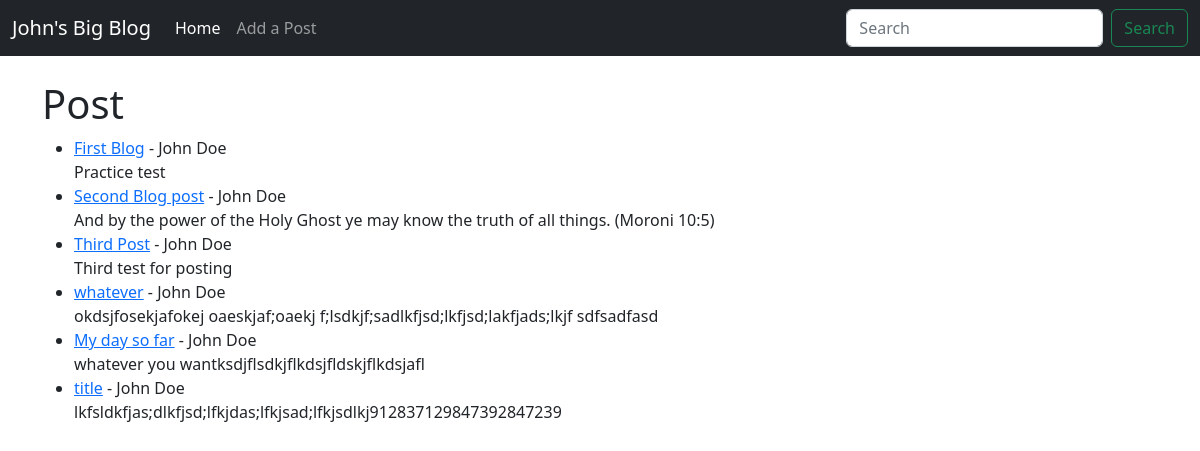
The page / on the database its author committed.
### theblog/models.py (models this page shows, shortened)
class Post(models.Model):
    title = models.CharField(max_length=255)
    title_tag = models.CharField(max_length=255, default="John's Big Blog")
    author = models.ForeignKey(User, on_delete=models.CASCADE)
    npdy = models.TextField()

### theblog/views.py (the view)
# urls.py: path('', HomeView.as_view(), name="home"),
class HomeView(ListView):
    model = Post
    template_name = 'home.html'

### theblog/templates/home.html
{% extends 'base.html' %}
{% block content %}
<h1>Post</h1>
<ul>
{% for post in object_list %}
    <li><a href="{% url 'article-detail' post.pk %}">{{ post.title }}</a> - {{ post.author.first_name }}
        {{ post.author.last_name }}<br/>
        {{ post.npdy }}</li>
{% endfor%}
</ul>
{% endblock %}

### theblog/templates/base.html (shortened to what this page needs)
<!doctype html>
<html lang="en">
  <head>
    <link href="https://cdn.jsdelivr.net/npm/bootstrap@5.2.2/dist/css/bootstrap.min.css" rel="stylesheet">
  </head>
  <body>
    <nav class="navbar navbar-expand-lg navbar-dark bg-dark">
        <div class="container-fluid">
          <a class="navbar-brand" href="{% url 'home' %}">John's Big Blog</a>
          <div class="collapse navbar-collapse" id="navbarSupportedContent">
            <ul class="navbar-nav me-auto mb-2 mb-lg-0">
              <li class="nav-item">
                <a class="nav-link active" aria-current="page" href="#">Home</a>
              </li>
              <li class="nav-item">
                <a class="nav-link" href="{% url 'add_post' %}">Add a Post</a>
              </li>
            </ul>
            <form class="d-flex" role="search">
              <input class="form-control me-2" type="search" placeholder="Search" aria-label="Search">
              <button class="btn btn-outline-success" type="submit">Search</button>
            </form>
          </div>
        </div>
      </nav>
    <br/>
    <div class="container">
    {% block content %}
    {% endblock %}
</div>
  </body>
</html>

### rows shown on the page
Post: title "First Blog", author.first_name "John", author.last_name "Doe", npdy "Practice test"
Post: title "Second Blog post", author.first_name "John", author.last_name "Doe", npdy "And by the power of the Holy Ghost ye may know the truth of all things. (Moroni 10:5)"
Post: title "Third Post", author.first_name "John", author.last_name "Doe", npdy "Third test for posting"
Post: title "whatever", author.first_name "John", author.last_name "Doe", npdy "okdsjfosekjafokej oaeskjaf;oaekj f;lsdkjf;sadlkfjsd;lkfjsd;lakfjads;lkjf sdfsadfasd"
Post: title "My day so far", author.first_name "John", author.last_name "Doe", npdy "whatever you wantksdjflsdkjflkdsjfldskjflkdsjafl"
Post: title "title", author.first_name "John", author.last_name "Doe", npdy "lkfsldkfjas;dlkfjsd;lfkjdas;lfkjsad;lfkjsdlkj912837129847392847239"
